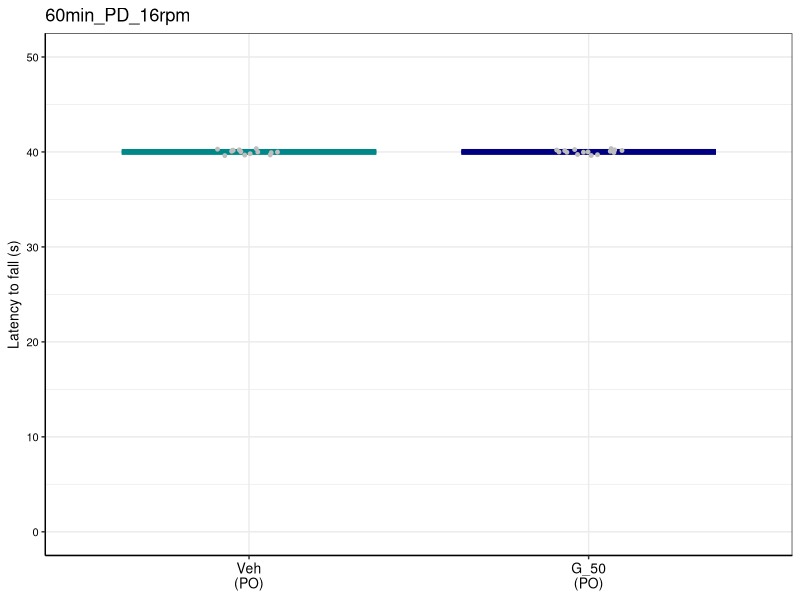
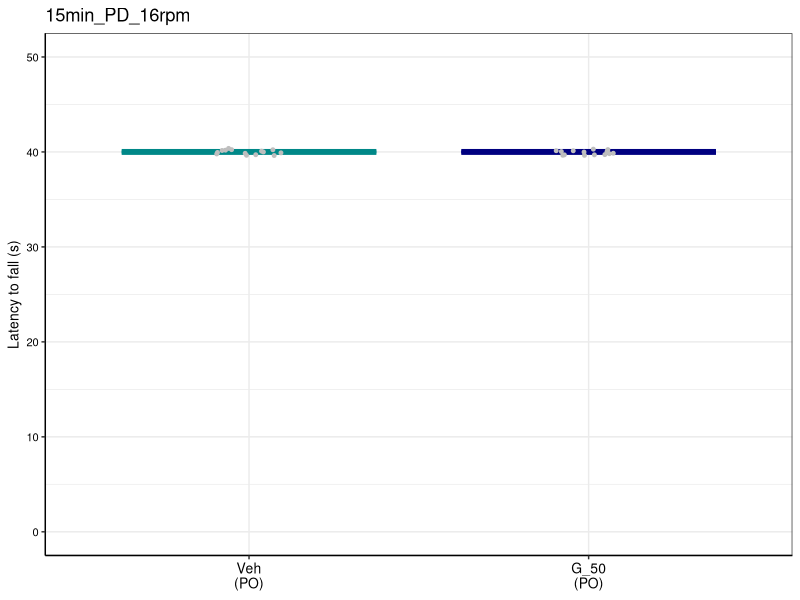
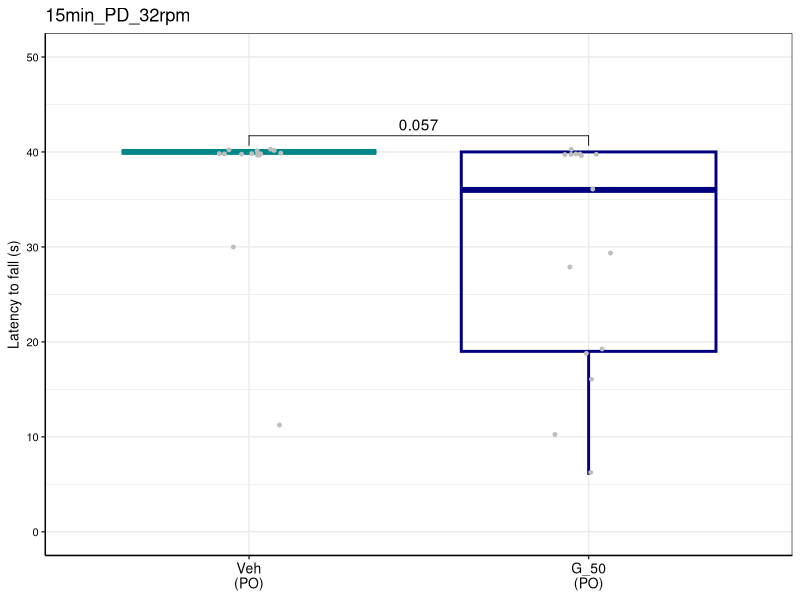

Here is the R script that generated these plots, in order:
## ---- chunk 1
library(dplyr)
library(ggplot2)
library(readxl)
library(ggpubr)
## ---- chunk 2
rotarod <- read_excel("Male cohort 3 - PO/Data to plot - cohort 3.xlsx", sheet = "Rotarod_3")
rotarod$`Mouse Group` <- ifelse(rotarod$`Mouse Group` == 'Veh (PO)', 'Veh\n(PO)', 'G_50\n(PO)')
rotarod$`Mouse Group` <- factor(rotarod$`Mouse Group`,
                                levels = c('Veh\n(PO)',
                                           'G_50\n(PO)'))

rotarod <- dplyr::rename(rotarod, latency=`Latency to fall (s)`)
## ---- chunk 3
plotting_func <- function(df, trial, ylab,
                          fname, ttl, wid = 2, ht = 2) {
  df <- dplyr::filter(df, Trial == trial)
  ggplot(df, aes(x=`Mouse Group`, y=latency)) +
    geom_boxplot(aes(color = `Mouse Group`), fill = NA, outlier.shape = NA, linewidth = 1) +
    geom_point(color = "grey", position = position_jitter(width = 0.1), size = 1) +
    scale_color_manual(values = c("Veh\n(PO)" = "#008888", "G_50\n(PO)" = "#000080")) +
    stat_compare_means( method = "t.test", label = "p.format", comparisons = list(c("Veh\n(PO)", "G_50\n(PO)")), hide.ns = FALSE) +
    theme_bw() +
    theme(legend.position = "none",
      axis.line = element_line(color='black'),
      axis.text.y = element_text(size = 8, color = 'black'),
      axis.text.x = element_text(size = 10, color = 'black'),
      axis.title.y = element_text(size = 10, color = 'black'),
      axis.title.x = element_blank()) +
    labs(y = ylab, title = ttl) + ylim(0,50)
  
  ggsave(fname, width = wid, height = ht)
}
## ---- chunk 4
# 60min_PD_16rpm
plotting_func(rotarod, "60min_PD_16rpm",
              "Latency to fall (s)", "Male cohort 3 - PO/rotarod_60min_PD_16rpm.pdf",
              "60min_PD_16rpm")

# 15min_PD_16rpm
plotting_func(rotarod, "15min_PD_16rpm",
              "Latency to fall (s)", "Male cohort 3 - PO/rotarod_15min_PD_16rpm.pdf",
              "15min_PD_16rpm")

# 15min_PD_32rpm
plotting_func(rotarod, "15min_PD_32rpm",
              "Latency to fall (s)", "Male cohort 3 - PO/rotarod_15min_PD_32rpm.pdf",
              "15min_PD_32rpm")
## ---- chunk 5
# t-test for latency to fall
filtered <- dplyr::filter(rotarod, Trial == "15min_PD_32rpm")
print(t.test(
  dplyr::filter(filtered, `Mouse Group` == 'Veh\n(PO)')$latency,
  dplyr::filter(filtered, `Mouse Group` == 'G_50\n(PO)')$latency
))

# Fisher exact test for fell / did not fall

rotarod_table <- matrix(
  c(8, 7,
    2, 12),
  nrow = 2,
  byrow = TRUE
)

rownames(rotarod_table) <- c("GDCA", "Vehicle")
colnames(rotarod_table) <- c("Fell", "Did_not_fall")

rotarod_table
fisher.test(rotarod_table)
